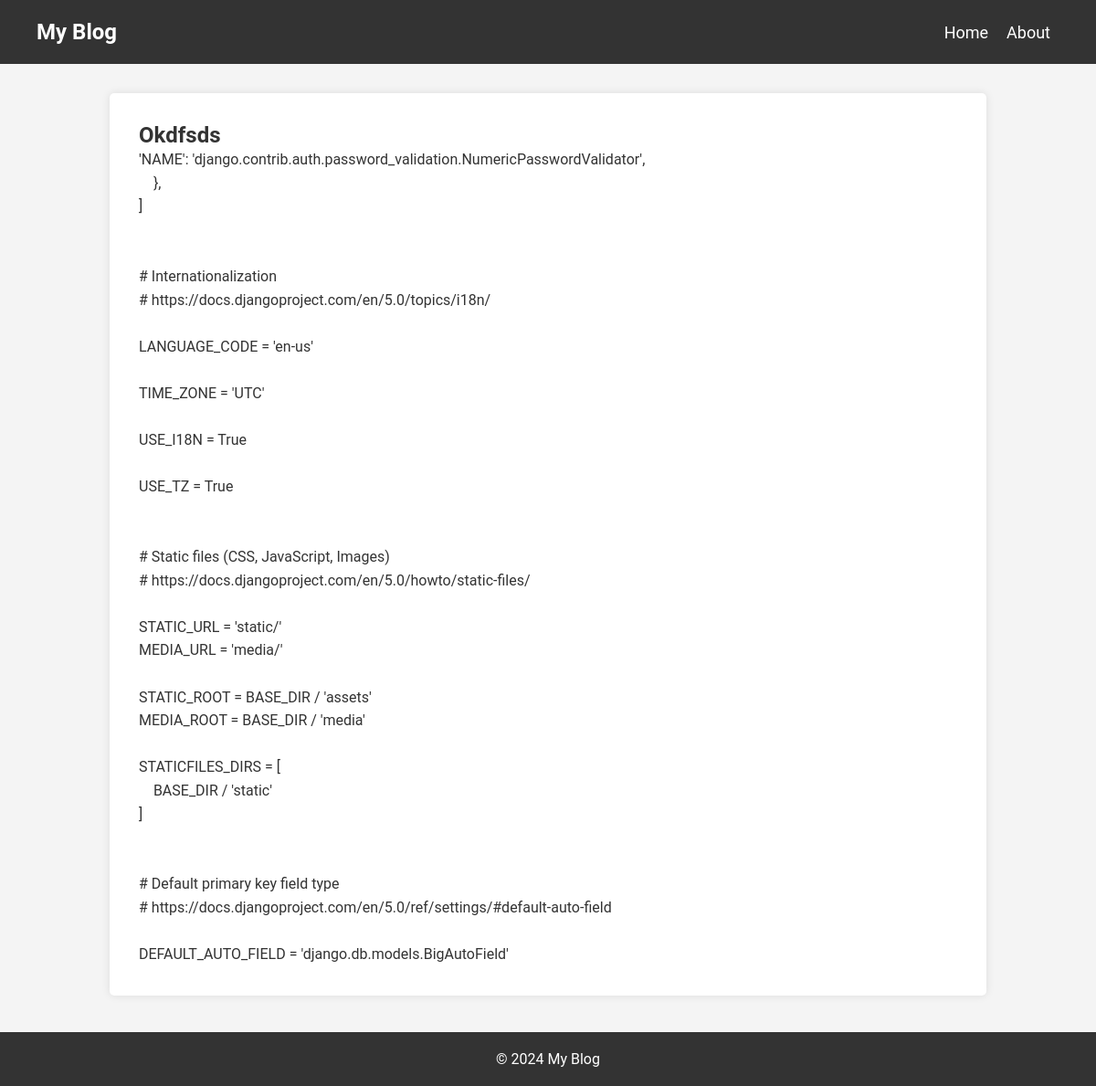
Page /post/first-post/ on the committed database.
### blog/models.py (models this page shows, shortened)
class Post(models.Model):
    title = models.CharField(max_length=200)
    content = models.TextField()
    slug = models.SlugField(unique=True, max_length=200)
    created_at = models.DateTimeField(default=timezone.now)
    updated_at = models.DateTimeField(auto_now=True)

### blog/views.py (the view)
# urls.py: path('post/<slug:slug>/', views.post_detail, name='post_detail'),
def post_detail(request, slug):
    post = get_object_or_404(Post, slug=slug)
    return render(request, 'blog/post_detail.html', {'post': post})

### blog/templates/blog/post_detail.html
{% extends "blog/base.html" %} {% block title %}{{ post.title }}{% endblock %}
{% block content %}
<article class="post-detail">
  <h2>{{ post.title }}</h2>
  <p>{{ post.content|safe }}</p>
</article>
{% endblock %}

### blog/static/css/styles.css (style rules this page uses)
* { margin: 0; padding: 0; box-sizing: border-box; }
body, html { width: 100%; font-family: 'Roboto', sans-serif; background-color: #f4f4f4; color: #333; }
.post-detail { padding: 2rem; background: #fff; border-radius: 5px; box-shadow: 0 0 10px rgba(0, 0, 0, 0.1); margin: 2rem 0; max-width: 80%; margin: 2rem auto; }
.post-detail h2 { margin-top: 0; }
.post-detail p { line-height: 1.6; white-space: pre-wrap; }

### rows in the picture
Post: title "Okdfsds", content "'NAME': 'django.contrib.auth.password_validation.NumericPasswordValidator', }, ] # Internationalization # https://docs.djangoproject.com/en/5.0/topics/i18n/ LANGUAGE_CODE = 'en-us' TIME_ZONE = 'UTC' USE_I18N = True USE_TZ = True # Static files (CSS, JavaScript, Images) # https://docs.djangoproject.com/en/5.0/howto/static-files/ STATIC_URL = 'static/' MEDIA_URL = 'media/' STATIC_ROOT = BASE_DIR / 'assets' MEDIA_ROOT = BASE_DIR / 'media' STATICFILES_DIRS = [ BASE_DIR / 'static' ] # Default primary key field type # https://docs.djangoproject.com/en/5.0/ref/settings/#default-auto-field DEFAULT_AUTO_FIELD = 'django.db.models.BigAutoField'"
